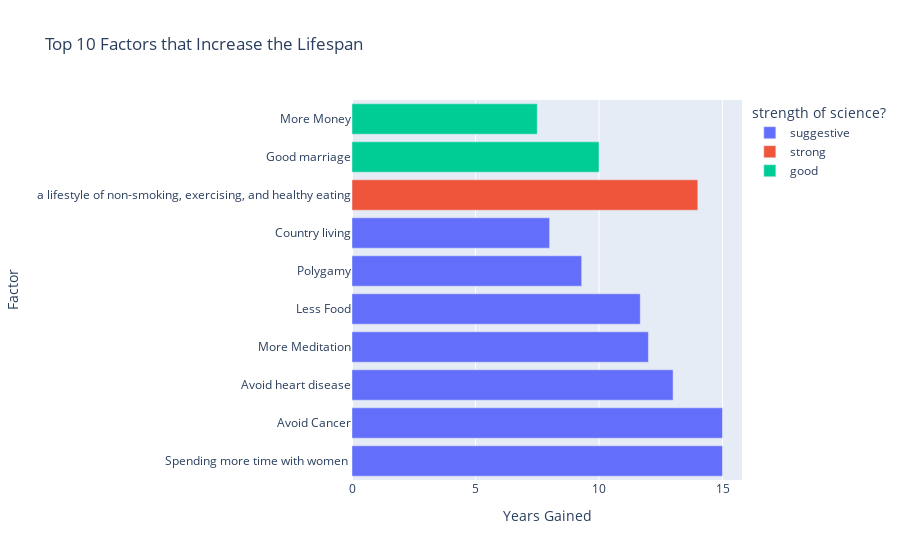

Source (notebook cell):
### Markdown cell above
## Create the bar chart

### Code cell
fig_bar = px.bar(
    top_factors,
    x = 'Years gained / lost',
    y = 'Factor',
    title = 'Top 10 Factors that Increase the Lifespan',
    labels= {'Years gained / lost' : 'Years Gained', 'Factor' : 'Factor'},
    orientation = 'h',
    color = 'strength of science?'
)

fig_bar.show()

### Figure 1 — Plotly figure (JSON) as saved in the notebook; plotly's stock layout.template omitted (floating-point values rounded to 4 significant figures)
{"data": [{"hovertemplate": "strength of science?=suggestive<br>Years Gained=%{x}<br>Factor=%{y}<extra></extra>", "legendgroup": "suggestive", "marker": {"color": "#636efa", "pattern": {"shape": ""}}, "name": "suggestive", "orientation": "h", "showlegend": true, "textposition": "auto", "type": "bar", "x": [15.0, 15.0, 13.0, 12.0, 11.67, 9.3, 8.0], "xaxis": "x", "y": ["Spending more time with women ", "Avoid Cancer", "Avoid heart disease", "More Meditation", "Less Food", "Polygamy", "Country living"], "yaxis": "y"}, {"hovertemplate": "strength of science?=strong<br>Years Gained=%{x}<br>Factor=%{y}<extra></extra>", "legendgroup": "strong", "marker": {"color": "#EF553B", "pattern": {"shape": ""}}, "name": "strong", "orientation": "h", "showlegend": true, "textposition": "auto", "type": "bar", "x": [14.0], "xaxis": "x", "y": ["a lifestyle of non-smoking, exercising, and healthy eating"], "yaxis": "y"}, {"hovertemplate": "strength of science?=good<br>Years Gained=%{x}<br>Factor=%{y}<extra></extra>", "legendgroup": "good", "marker": {"color": "#00cc96", "pattern": {"shape": ""}}, "name": "good", "orientation": "h", "showlegend": true, "textposition": "auto", "type": "bar", "x": [10.0, 7.5], "xaxis": "x", "y": ["Good marriage", "More Money"], "yaxis": "y"}], "layout": {"barmode": "relative", "legend": {"title": {"text": "strength of science?"}, "tracegroupgap": 0}, "title": {"text": "Top 10 Factors that Increase the Lifespan"}, "xaxis": {"anchor": "y", "domain": [0, 1], "title": {"text": "Years Gained"}}, "yaxis": {"anchor": "x", "domain": [0, 1], "title": {"text": "Factor"}}}}
